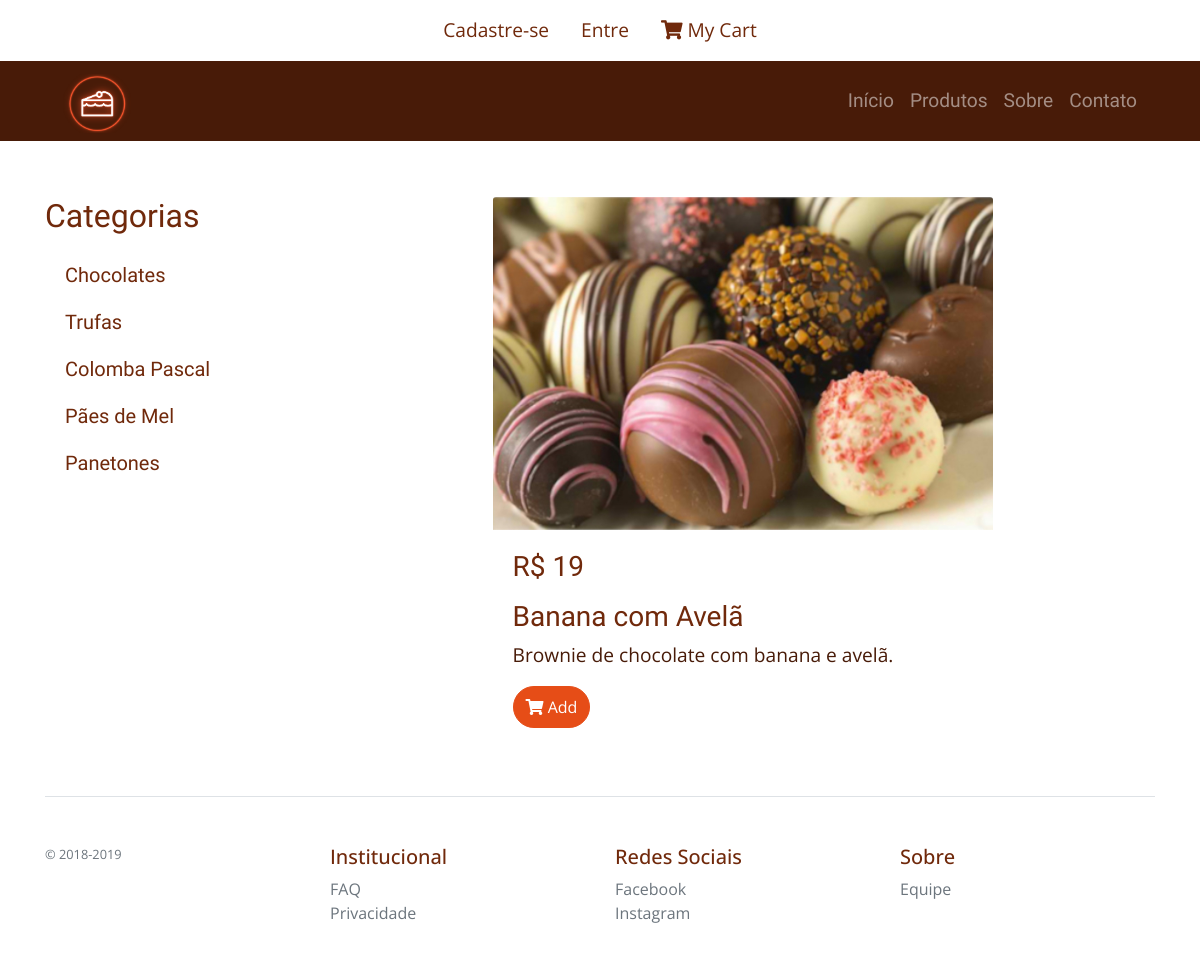
/produto.php?id=204, run on the app's committed database.
### tables this page shows
CREATE TABLE IF NOT EXISTS `categoria` (
  `id_categoria` int(11) NOT NULL AUTO_INCREMENT,
  `descricao_categoria` varchar(32) NOT NULL,
  PRIMARY KEY (`id_categoria`)
);

CREATE TABLE IF NOT EXISTS `produto` (
  `id_produto` int(11) NOT NULL AUTO_INCREMENT,
  `arquivo` varchar(64) DEFAULT NULL,
  `id_categoria` int(11) DEFAULT NULL,
  `nome_produto` varchar(32) DEFAULT NULL,
  `valor_produto` double DEFAULT NULL,
  `descricao_produto` varchar(64) DEFAULT NULL,
  PRIMARY KEY (`id_produto`)
);

### produto.php (the view, shortened to what this page needs)
<?php
require "functions/conexao.php";
$id_produto = addslashes ($_GET['id']);
$read_produto = mysqli_query($conexao, "SELECT * FROM produto WHERE id_produto = '".$id_produto."'");
  if(mysqli_num_rows($read_produto) > '0'){
  foreach($read_produto as $read_produto_view);
  }else{
    header('Location: index.php');
    exit;
  }
?>
<!DOCTYPE html>
<html lang="pt-br">
  <head>
    <link rel="stylesheet" href="https://use.fontawesome.com/releases/v5.3.1/css/all.css">
    <link rel="stylesheet" type="text/css" href="css/bootstrap.css">
  </head>
  <body>
      <header>
        <div class="container">
          <ul class="nav justify-content-center">
            <li class="nav-item">
              <?php if(!$_SESSION['cliente']){?>
                <li class="nav-item">
                  <a class="nav-link" href="cadastro.php">Cadastre-se</a>
                </li>
                <li class="nav-item">
                  <a class="nav-link" href="login.php">Entre</a>
                </li>
                <li class="nav-item">
                  <a href="meu-carrinho.php" class="nav-link" title="Acesse seu Carrinho">
                    <i class="fas fa-shopping-cart"></i>
                    <span id="nav-bar-cart">My Cart</span>
                  </a>
                </li>
              <?php }?>
            </li>
          </ul>
        </div>
        <nav class="navbar navbar-expand-lg navbar-dark" style="background-color:#481B08">
          <div class="container">
            <a class="navbar-brand" href="index.php">
              <img src="galeria/identidade-visual/marca-e-logo/logo.png" width="84,28" height="59,1" alt="">
            </a>
            <div class="collapse navbar-collapse" id="navbarNavDropdown">
              <ul class="navbar-nav ml-auto">
                <li class="nav-item">
                  <a class="nav-link" href="index.php"><font face="Carter One">Início</font></a>
                </li>
                <li class="nav-item">
                  <a class="nav-link" href="produtos.php"><font face="Carter One">Produtos</font></a>
                </li>
                <li class="nav-item">
                  <a class="nav-link" href="sobre.php"><font face="Carter One">Sobre</font></a>
                </li>
                <li class="nav-item">
                  <a class="nav-link" href="contato.php"><font face="Carter One">Contato</font></a>
                </li>
              </ul>
            </div>
          </div>
        </nav>
      </header>
      <div class="container">
        <div class="row">
          <div class="col-lg-3 mt-5">
            <h2 class="py-2">Categorias</h2>
            <div class="list-group">
              <h5>
                <?php
                  $read_categoria = mysqli_query($conexao, "SELECT * FROM categoria");
                  if(mysqli_num_rows($read_categoria) > '0'){
                    foreach($read_categoria as $read_categoria_view){
                      echo utf8_encode('<a href="produtos.php?cat='.$read_categoria_view['id_categoria'].'" class="list-group-item">'.$read_categoria_view['descricao_categoria'].'</a>');
                    }
                  }
                ?>
              </h5>
            </div>
          </div>
          <div class="col-lg-9 mt-5">
          <div class = "col d-flex justify-content-center">
            <div class="card-detail mt-2">
              <img class="card-img-detail" src="<?php echo $read_produto_view['arquivo'];?>" max-width= "600" max-height="400" alt="">
              <div class="card-body">
                <h3>R$ <?php echo number_format($read_produto_view['valor_produto']);?></h3>
                <h3 class="title mt-3"><?php echo $read_produto_view['nome_produto'];?></h3>
                <p class="text"><?php echo $read_produto_view['descricao_produto'];?></p>
                <a href="meu-carrinho.php?id=<?php echo $id_produto;?>" class="btn btn-primary my-0 py-2" title="Acesse seu Carrinho">
                  <i class="fas fa-shopping-cart"></i>
                  <span id="nav-bar-cart">Add</span>
                </a>
              </div>
            </div>
          </div>
          </div>
        </div>
        <footer class="pt-4 my-md-5 pt-md-5 border-top">
          <div class="row">
            <div class="col-12 col-md">
              <small class="d-block mb-3 text-muted">&copy; 2018-2019</small>
            </div>
            <div class="col-6 col-md">
              <h5><font face="Open Sans">Institucional</font></h5>
              <ul class="list-unstyled text-small">
                <li><a class="text-muted" href="faq.php">FAQ</a></li>
                <li><a class="text-muted" href="privacidade.php">Privacidade</a></li>
              </ul>
            </div>
            <div class="col-6 col-md">
            <h5><font face="Open Sans">Redes Sociais</font></h5>
              <ul class="list-unstyled text-small">
                <li><a class="text-muted" href="https://www.facebook.com/" target="_blank">Facebook</a></li>
                <li><a class="text-muted" href="https://www.instagram.com/?hl=pt-br" target="_blank">Instagram</a></li>
              </ul>
            </div>
            <div class="col-6 col-md">
              <h5><font face="Open Sans">Sobre</font></h5>
              <ul class="list-unstyled text-small">
                <li><a class="text-muted" href="equipe.php">Equipe</a></li>
              </ul>
            </div>
          </div>
        </footer>
      </div>
  </body>
</html>

### data on the page
categoria: id_categoria+descricao_categoria "Chocolates"
categoria: id_categoria+descricao_categoria "Trufas"
categoria: id_categoria+descricao_categoria "Colomba Pascal"
categoria: id_categoria+descricao_categoria "Pães de Mel"
categoria: id_categoria+descricao_categoria "Panetones"
produto: arquivo (picture), valor_produto "19", nome_produto "Banana com Avelã", descricao_produto "Brownie de chocolate com banana e avelã."
